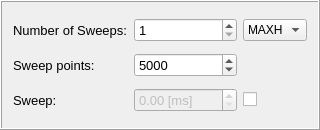
          <widget class="QFrame" name="sweep_gridFrame">
           <property name="minimumSize">
            <size>
             <width>0</width>
             <height>130</height>
            </size>
           </property>
           <property name="frameShape">
            <enum>QFrame::Box</enum>
           </property>
           <property name="frameShadow">
            <enum>QFrame::Raised</enum>
           </property>
           <layout class="QGridLayout" name="gridLayout_3">
            <item row="0" column="2">
             <widget class="QComboBox" name="no_sweeps_dropdown">
              <item>
               <property name="text">
                <string>MAXH</string>
               </property>
              </item>
              <item>
               <property name="text">
                <string>AVER</string>
               </property>
              </item>
             </widget>
            </item>
            <item row="0" column="0">
             <widget class="QLabel" name="label_7">
              <property name="font">
               <font>
                <pointsize>10</pointsize>
               </font>
              </property>
              <property name="text">
               <string>Number of Sweeps:</string>
              </property>
             </widget>
            </item>
            <item row="3" column="0">
             <widget class="QLabel" name="label_13">
              <property name="font">
               <font>
                <pointsize>10</pointsize>
               </font>
              </property>
              <property name="frameShape">
               <enum>QFrame::NoFrame</enum>
              </property>
              <property name="midLineWidth">
               <number>1</number>
              </property>
              <property name="text">
               <string>Sweep:</string>
              </property>
             </widget>
            </item>
            <item row="1" column="1">
             <widget class="QSpinBox" name="sweep_points_spinbox">
              <property name="font">
               <font>
                <pointsize>10</pointsize>
               </font>
              </property>
              <property name="minimum">
               <number>101</number>
              </property>
              <property name="maximum">
               <number>5001</number>
              </property>
              <property name="value">
               <number>5000</number>
              </property>
             </widget>
            </item>
            <item row="1" column="0">
             <widget class="QLabel" name="label_3">
              <property name="font">
               <font>
                <pointsize>10</pointsize>
               </font>
              </property>
              <property name="text">
               <string>Sweep points:</string>
              </property>
             </widget>
            </item>
            <item row="3" column="1">
             <widget class="QDoubleSpinBox" name="sweepTime_spinbox">
              <property name="enabled">
               <bool>false</bool>
              </property>
              <property name="font">
               <font>
                <pointsize>10</pointsize>
               </font>
              </property>
              <property name="wrapping">
               <bool>false</bool>
              </property>
              <property name="alignment">
               <set>Qt::AlignLeading|Qt::AlignLeft|Qt::AlignVCenter</set>
              </property>
              <property name="prefix">
               <string/>
              </property>
              <property name="suffix">
               <string> [ms]</string>
              </property>
              <property name="maximum">
               <double>1000.000000000000000</double>
              </property>
             </widget>
            </item>
            <item row="0" column="1">
             <widget class="QSpinBox" name="no_sweeps_spinbox">
              <property name="font">
               <font>
                <pointsize>10</pointsize>
               </font>
              </property>
              <property name="minimum">
               <number>1</number>
              </property>
              <property name="maximum">
               <number>1000</number>
              </property>
             </widget>
            </item>
            <item row="3" column="2">
             <widget class="QCheckBox" name="sweepTime_checkbox">
              <property name="font">
               <font>
                <pointsize>10</pointsize>
               </font>
              </property>
              <property name="text">
               <string/>
              </property>
             </widget>
            </item>
           </layout>
          </widget>
